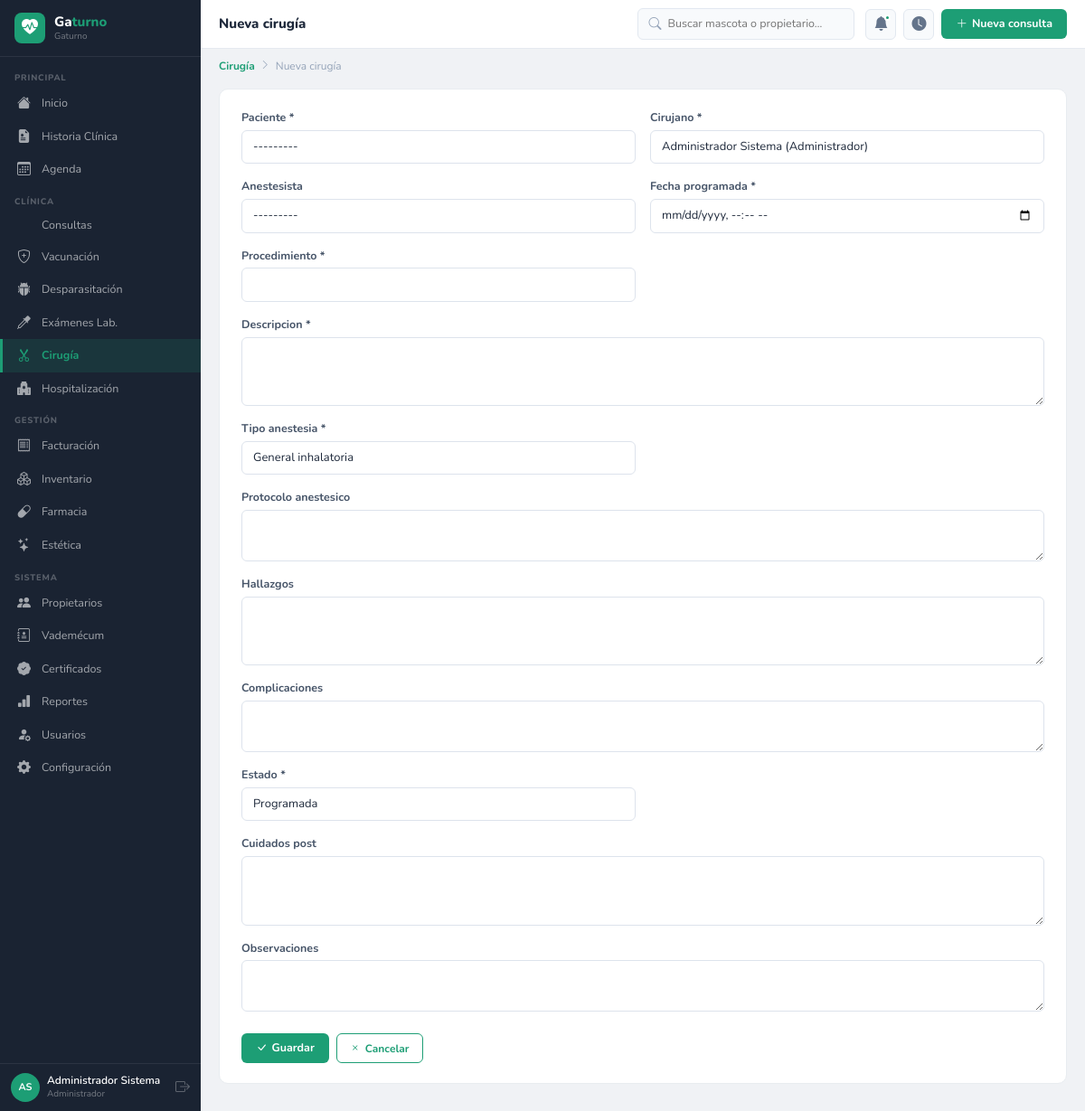
Screenshot of /cirugia/nuevo/ (signed in) with the database file from the repository.
### apps/accounts/models.py (models this page shows)
class Usuario(AbstractUser):
    ROLES = [('admin','Administrador'),('veterinario','Veterinario'),
             ('asistente','Asistente'),('recepcionista','Recepcionista'),('esteticista','Esteticista')]
    rol = models.CharField(max_length=20, choices=ROLES, default='recepcionista')
    telefono = models.CharField(max_length=20, blank=True)
    foto = models.ImageField(upload_to='usuarios/', blank=True, null=True)
    matricula = models.CharField(max_length=30, blank=True)
    especialidad = models.CharField(max_length=100, blank=True)
    class Meta:
        verbose_name='Usuario'; verbose_name_plural='Usuarios'
    def __str__(self):
        return f'{self.get_full_name() or self.username} ({self.get_rol_display()})'
    @property
    def nombre_completo(self):
        return self.get_full_name() or self.username
    @property
    def es_veterinario(self):
        return self.rol in ['veterinario', 'admin']
    @property
    def iniciales(self):
        fn = (self.first_name or '')[:1].upper()
        ln = (self.last_name or '')[:1].upper()
        return (fn + ln) or self.username[:2].upper()

### apps/cirugia/views.py (the view)
# urls.py: path('nuevo/',views.crear,name='crear'),
@login_required
def crear(request):
    initial={}
    if request.GET.get('paciente'): initial['paciente']=request.GET['paciente']
    if request.user.es_veterinario: initial['cirujano']=request.user.pk
    form=CirugiaForm(request.POST or None,initial=initial)
    if form.is_valid():
        obj=form.save();messages.success(request,'Cirugía programada.');return redirect('cirugia:detalle',pk=obj.pk)
    return render(request,'cirugia/form.html',{'form':form,'titulo':'Nueva cirugía'})

### apps/cirugia/forms.py
class CirugiaForm(forms.ModelForm):
    class Meta:
        model=Cirugia
        fields=['paciente','cirujano','anestesista','fecha_programada','procedimiento','descripcion','tipo_anestesia','protocolo_anestesico','hallazgos','complicaciones','estado','cuidados_post','observaciones']
        widgets={'paciente':forms.Select(attrs={'class':'form-select'}),'cirujano':forms.Select(attrs={'class':'form-select'}),'anestesista':forms.Select(attrs={'class':'form-select'}),'fecha_programada':forms.DateTimeInput(attrs={'class':'form-control','type':'datetime-local'}),'procedimiento':forms.TextInput(attrs={'class':'form-control'}),'descripcion':forms.Textarea(attrs={'class':'form-control','rows':3}),'tipo_anestesia':forms.Select(attrs={'class':'form-select'}),'protocolo_anestesico':forms.Textarea(attrs={'class':'form-control','rows':2}),'hallazgos':forms.Textarea(attrs={'class':'form-control','rows':3}),'complicaciones':forms.Textarea(attrs={'class':'form-control','rows':2}),'estado':forms.Select(attrs={'class':'form-select'}),'cuidados_post':forms.Textarea(attrs={'class':'form-control','rows':3}),'observaciones':forms.Textarea(attrs={'class':'form-control','rows':2})}

### apps/accounts/templatetags/vetclinic_tags.py (called while the page is built)
@register.filter
def widget_class(field):
    return field.field.widget.__class__.__name__

### templates/cirugia/form.html (shortened to what this page needs)
{% extends 'base/base.html' %}
{% load widget_tweaks %}
{% load vetclinic_tags %}
{% block page_title %}{{ titulo }}{% endblock %}
{% block breadcrumb %}<nav class="vc-bc"><a href="{% url 'cirugia:lista' %}">Cirugía</a><i class="bi bi-chevron-right"></i><span>{{ titulo }}</span></nav>{% endblock %}
{% block content %}
<div class="form-card">
<form method="post" enctype="multipart/form-data">{% csrf_token %}
<div class="row g-3">
{% for field in form %}
<div class="{% if 'Textarea' in field|widget_class or 'CheckboxSelectMultiple' in field|widget_class %}col-12{% else %}col-md-6{% endif %}">
  <label class="form-label">{{ field.label }}{% if field.field.required %} *{% endif %}</label>
  {% render_field field %}
</div>
{% endfor %}
</div>
<div class="d-flex gap-2 mt-4">
  <button type="submit" class="btn-vc"><i class="bi bi-check-lg"></i> Guardar</button>
  <a href="javascript:history.back()" class="btn-ol"><i class="bi bi-x"></i> Cancelar</a>
</div>
</form>
</div>
{% endblock %}

### templates/base/base.html (shortened to what this page needs)
<!DOCTYPE html>
<html lang="es">
<head>
<link rel="stylesheet" href="https://cdn.jsdelivr.net/npm/bootstrap@5.3.2/dist/css/bootstrap.min.css">
<link rel="stylesheet" href="https://cdn.jsdelivr.net/npm/bootstrap-icons@1.11.3/font/bootstrap-icons.min.css">
{% load static %}<link rel="stylesheet" href="{% static 'css/vetclinic.css' %}">
</head>
<body>
<nav class="vc-sb" id="sidebar">
  <div class="sb-brand">
    <div class="sb-ic"><i class="bi bi-heart-pulse-fill"></i></div>
    <div><div class="sb-nm">Ga<em>turno</em></div><span class="sb-sub">{{ CLINICA_NOMBRE }}</span></div>
  </div>
  <div class="sb-nav">
    <div class="nav-sec">Principal</div>
    <a href="{% url 'reportes:dashboard' %}" class="nav-link {% if request.resolver_match.namespace == 'reportes' %}active{% endif %}"><i class="bi bi-house-fill"></i><span>Inicio</span></a>
    <a href="{% url 'pacientes:lista' %}" class="nav-link "><i class="bi bi-file-earmark-medical-fill"></i><span>Historia Clínica</span></a>
    <a href="{% url 'agenda:lista' %}" class="nav-link "><i class="bi bi-calendar3"></i><span>Agenda</span></a>
    <div class="nav-sec">Clínica</div>
    <a href="{% url 'consultas:lista' %}" class="nav-link {% if request.resolver_match.namespace == 'consultas' %}active{% endif %}"><span>Consultas</span></a>
    <a href="{% url 'vacunacion:lista' %}" class="nav-link {% if request.resolver_match.namespace == 'vacunacion' %}active{% endif %}"><i class="bi bi-shield-plus"></i><span>Vacunación</span></a>
    <a href="{% url 'desparasitacion:lista' %}" class="nav-link {% if request.resolver_match.namespace == 'desparasitacion' %}active{% endif %}"><i class="bi bi-bug-fill"></i><span>Desparasitación</span></a>
    <a href="{% url 'examenes:lista' %}" class="nav-link {% if request.resolver_match.namespace == 'examenes' %}active{% endif %}"><i class="bi bi-eyedropper"></i><span>Exámenes Lab.</span></a>
    <a href="{% url 'cirugia:lista' %}" class="nav-link {% if request.resolver_match.namespace == 'cirugia' %}active{% endif %}"><i class="bi bi-scissors"></i><span>Cirugía</span></a>
    <a href="{% url 'hospitalizacion:lista' %}" class="nav-link "><i class="bi bi-hospital-fill"></i><span>Hospitalización</span></a>
    <div class="nav-sec">Gestión</div>
    <a href="{% url 'facturacion:lista' %}" class="nav-link {% if request.resolver_match.namespace == 'facturacion' %}active{% endif %}"><i class="bi bi-receipt"></i><span>Facturación</span></a>
    <a href="{% url 'inventario:lista' %}" class="nav-link {% if request.resolver_match.namespace == 'inventario' %}active{% endif %}"><i class="bi bi-boxes"></i><span>Inventario</span></a>
    <a href="{% url 'farmacia:lista' %}" class="nav-link {% if request.resolver_match.namespace == 'farmacia' %}active{% endif %}"><i class="bi bi-capsule"></i><span>Farmacia</span></a>
    <a href="{% url 'estetica:lista' %}" class="nav-link {% if request.resolver_match.namespace == 'estetica' %}active{% endif %}"><i class="bi bi-stars"></i><span>Estética</span></a>
    <div class="nav-sec">Sistema</div>
    <a href="{% url 'propietarios:lista' %}" class="nav-link {% if request.resolver_match.namespace == 'propietarios' %}active{% endif %}"><i class="bi bi-people-fill"></i><span>Propietarios</span></a>
    <a href="{% url 'vademecum:lista' %}" class="nav-link {% if request.resolver_match.namespace == 'vademecum' %}active{% endif %}"><i class="bi bi-journal-medical"></i><span>Vademécum</span></a>
    <a href="{% url 'certificados:lista' %}" class="nav-link {% if request.resolver_match.namespace == 'certificados' %}active{% endif %}"><i class="bi bi-patch-check-fill"></i><span>Certificados</span></a>
    <a href="{% url 'reportes:lista' %}" class="nav-link"><i class="bi bi-bar-chart-fill"></i><span>Reportes</span></a>
    <a href="{% url 'accounts:lista' %}" class="nav-link {% if request.resolver_match.namespace == 'accounts' %}active{% endif %}"><i class="bi bi-person-fill-gear"></i><span>Usuarios</span></a>
    <a href="/admin/" class="nav-link"><i class="bi bi-gear-fill"></i><span>Configuración</span></a>
  </div>
  <div class="sb-user">
    <div class="u-av">{{ request.user.iniciales }}</div>
    <div><div class="u-nm">{{ request.user.nombre_completo }}</div><div class="u-role">{{ request.user.get_rol_display }}</div></div>
    <a href="{% url 'accounts:logout' %}" class="u-out" title="Salir"><i class="bi bi-box-arrow-right"></i></a>
  </div>
</nav>
<div class="vc-main">
  <header class="vc-top">
    <div class="top-tit">{% block page_title %}Gaturno{% endblock %}</div>
    <div class="top-srch">
      <i class="bi bi-search"></i>
      <input type="text" id="globalSearch" placeholder="Buscar mascota o propietario…" autocomplete="off">
    </div>
    <div class="top-acts">
      <div class="top-btn"><i class="bi bi-bell-fill"></i><div class="top-dot"></div></div>
      <a href="{% url 'agenda:sala_espera' %}" class="top-btn" title="Sala de espera"><i class="bi bi-clock-fill"></i></a>
      <a href="{% url 'consultas:crear' %}" class="btn-vc"><i class="bi bi-plus-lg"></i> Nueva consulta</a>
    </div>
  </header>
  {% block breadcrumb %}{% endblock %}
  <div class="vc-cnt">{% block content %}{% endblock %}</div>
</div>
{% load static %}<script src="{% static 'js/vetclinic.js' %}"></script>
</body>
</html>

### rows the page displays
Usuario: user.iniciales "AS", user.nombre_completo "Administrador Sistema", user.rol "Administrador"

### other values shown
{{ CLINICA_NOMBRE }} "Gaturno"
{{ titulo }} "Nueva cirugía"
{{ field.label }} "Paciente" "Cirujano" "Anestesista" "Fecha programada" "Procedimiento" "Descripcion" "Tipo anestesia" "Protocolo anestesico" "Hallazgos" "Complicaciones" "Estado" "Cuidados post" "Observaciones"
